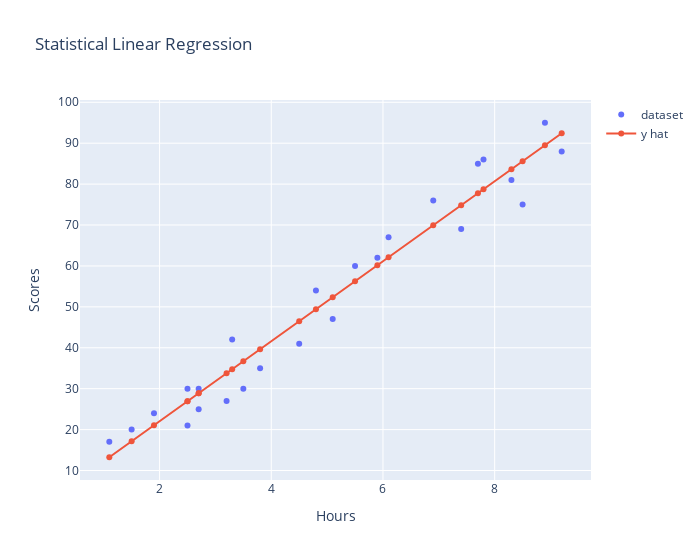

The cell this chart's notebook holds for it:
### Code cell
import plotly.graph_objects as go

fig =go.Figure()
fig.add_trace(go.Scatter(x=x, y=y, mode='markers', name='dataset'))
fig.add_trace(go.Scatter(x=x, y=y_hat, mode='lines+markers', name='y hat'))
fig.update_xaxes(title_text='Hours')
fig.update_yaxes(title_text='Scores')
fig.update_layout(width=700, title='Statistical Linear Regression')
fig.show()

### Figure 1 — Plotly figure (JSON) as saved in the notebook; plotly's stock layout.template omitted (floating-point values rounded to 4 significant figures)
{"data": [{"mode": "markers", "name": "dataset", "type": "scatter", "x": [2.5, 5.1, 3.2, 8.5, 3.5, 1.5, 9.2, 5.5, 8.3, 2.7, 7.7, 5.9, 4.5, 3.3, 1.1, 8.9, 2.5, 1.9, 6.1, 7.4, 2.7, 4.8, 3.8, 6.9, 7.8], "y": [21, 47, 27, 75, 30, 20, 88, 60, 81, 25, 85, 62, 41, 42, 17, 95, 30, 24, 67, 69, 30, 54, 35, 76, 86]}, {"mode": "lines+markers", "name": "y hat", "type": "scatter", "x": [2.5, 5.1, 3.2, 8.5, 3.5, 1.5, 9.2, 5.5, 8.3, 2.7, 7.7, 5.9, 4.5, 3.3, 1.1, 8.9, 2.5, 1.9, 6.1, 7.4, 2.7, 4.8, 3.8, 6.9, 7.8], "y": [26.92, 52.34, 33.77, 85.58, 36.7, 17.15, 92.42, 56.25, 83.62, 28.88, 77.76, 60.16, 46.47, 34.74, 13.24, 89.49, 26.92, 21.06, 62.12, 74.82, 28.88, 49.41, 39.63, 69.94, 78.73]}], "layout": {"title": {"text": "Statistical Linear Regression"}, "width": 700, "xaxis": {"title": {"text": "Hours"}}, "yaxis": {"title": {"text": "Scores"}}}}
